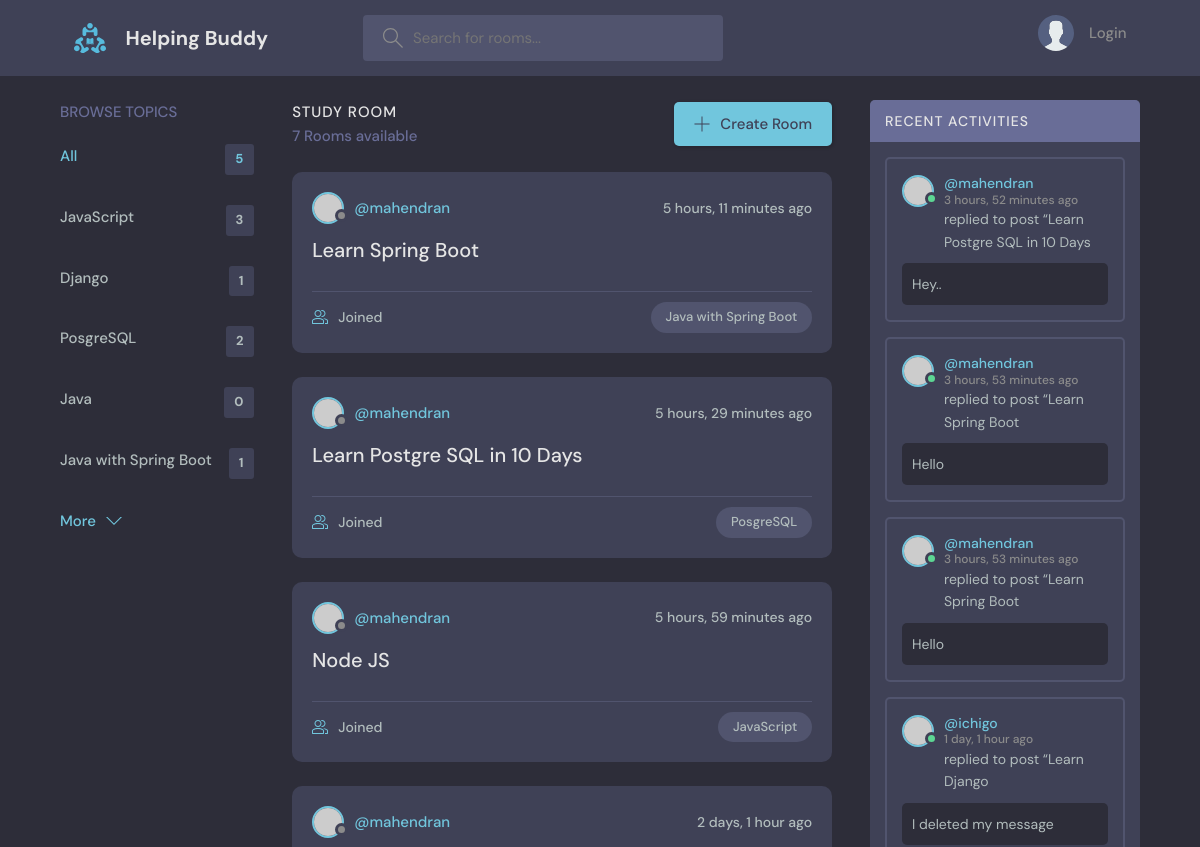
Before: / (upper part) with the older database file.
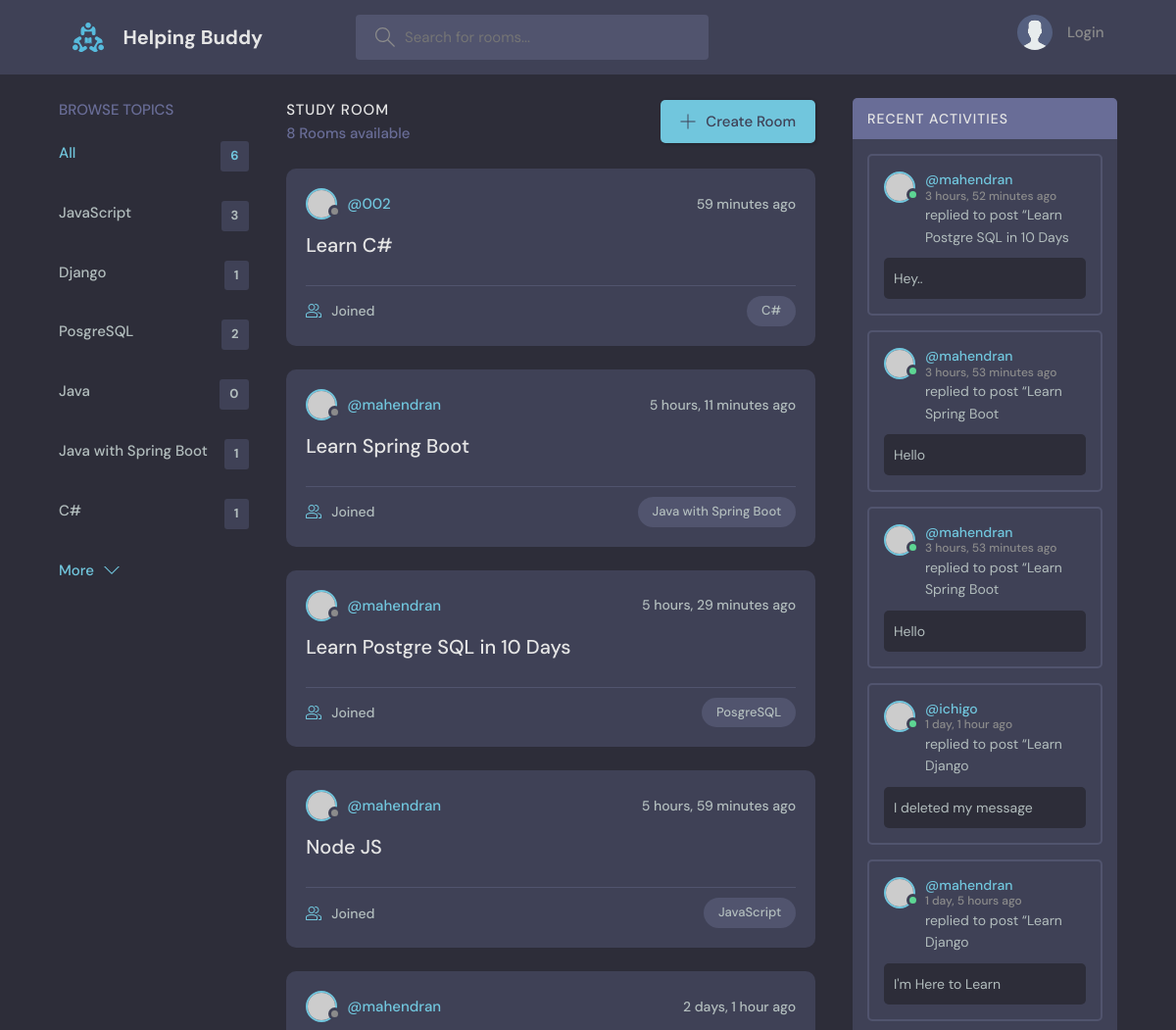
After: the same page with the newer database file.
### base/models.py (models this page shows, shortened)
class Topic(models.Model):
    name = models.CharField(max_length = 200)

class Room(models.Model):
    host = models.ForeignKey(User, on_delete = models.SET_NULL, null = True)
    topic = models.ForeignKey(Topic, on_delete = models.SET_NULL, null = True)
    name = models.CharField(max_length = 200)
    description = models.TextField(null = True, blank = True)
    participants = models.ManyToManyField(User, related_name='paricipants', blank=True)
    updated = models.DateTimeField(auto_now = True) #take snapshot of time when modified
    created = models.DateTimeField(auto_now_add = True) #take snapshot of time when created
    class Meta:
        ordering = ['-updated','-created']
    def __str__(self):
        return self.name

class Message(models.Model):
    user = models.ForeignKey(User, on_delete = models.SET_NULL, null = True)
    room = models.ForeignKey(Room, on_delete = models.SET_NULL, null = True)
    body = models.TextField()
    updated = models.DateTimeField(auto_now = True) #take snapshot of time when modified
    created = models.DateTimeField(auto_now_add = True) #take snapshot of time when created
    class Meta:
        ordering = ['-updated','-created']
    def __str__(self):
        return self.body[0:50]

### base/views.py (the view)
# urls.py: path('', views.home, name='home'),
def home(request):
    q = request.GET.get('q') if request.GET.get('q') != None else ''
    rooms = Room.objects.filter(Q(topic__name__icontains=q) | Q(name__icontains=q) | Q(description__icontains = q))
    roomCount = rooms.count()
    comments = Message.objects.all()
    topic = Topic.objects.all()
    comments = Message.objects.filter(Q(room__topic__name__icontains = q))
    context = {'rooms':rooms,"topics":topic,'room_count':roomCount,'comments':comments}
    return render(request, 'base/home.html', context)

### base/templates/base/home.html (shortened to what this page needs)
{% extends 'main.html' %}
{% block content %}
<main class="layout layout--3">
  <div class="container">
    {%include 'base/topic_component.html'%}
    <div class="roomList">
      <div class="roomList__header">
        <div>
          <h2>Study Room</h2>
          <p>{{room_count}} Rooms available</p>
        </div>
        <a class="btn btn--main" href="{% url 'create-room' %}">
          <svg version="1.1" xmlns="http://www.w3.org/2000/svg" width="32" height="32" viewBox="0 0 32 32">
            <title>add</title>
            <path
              d="M16.943 0.943h-1.885v14.115h-14.115v1.885h14.115v14.115h1.885v-14.115h14.115v-1.885h-14.115v-14.115z">
            </path>
          </svg>
          Create Room
        </a>
      </div>
      {% include "base/feed_component.html" %}
    </div>
    {% include "base/activity_component.html" %}
  </div>
</main>
{% endblock %}

### base/templates/base/topic_component.html
<div class="topics">
    <div class="topics__header">
        <h2>Browse Topics</h2>
    </div>
    <ul class="topics__list">
        <li>
            <a href="{% url 'home' %}" class="active">All <span>{{topics.count}}</span></a>
        </li>
        {% for topic in topics %}
        <li>
            <a href="{%url 'home' %}?q={{topic.name}}">{{topic.name}} <span>{{topic.room_set.all.count}}</span></a>
        </li>
        {% endfor %}
    </ul>
    <a class="btn btn--link" href="topics.html">
        More
        <svg version="1.1" xmlns="http://www.w3.org/2000/svg" width="32" height="32" viewBox="0 0 32 32">
            <title>chevron-down</title>
            <path d="M16 21l-13-13h-3l16 16 16-16h-3l-13 13z"></path>
        </svg>
    </a>
</div>

### base/templates/base/feed_component.html (shortened to what this page needs)
{% for room in rooms%}
<div class="roomListRoom">
    <div class="roomListRoom__header">
        <a href="{% url 'user-profile' room.host.id%}" class="roomListRoom__author">
            <div class="avatar avatar--small">
                <img src="https://randomuser.me/api/portraits/women/11.jpg" />
            </div>
            <span>@{{room.host.username}}</span>
        </a>
        <div class="roomListRoom__actions">
            <span>{{room.created|timesince}} ago</span>
        </div>
    </div>
    <div class="roomListRoom__content">
        <a href="{% url 'room' room.id%}">{{room.name}}</a>
    </div>
    <div class="roomListRoom__meta">
        <a href="{% url 'room' room.id%}" class="roomListRoom__joined">
            {{room.paticipants.all.count}} Joined
        </a>
        <p class="roomListRoom__topic">{{room.topic.name}}</p>
    </div>
</div>
{% endfor %}

### base/templates/base/activity_component.html (shortened to what this page needs)
<div class="activities">
    <div class="activities__header">
        <h2>Recent Activities</h2>
    </div>
    {% for comment in comments %}
    <div class="activities__box">
        <div class="activities__boxHeader roomListRoom__header">
            <a href="{% url 'user-profile' comment.user.id%}" class="roomListRoom__author">
                <div class="avatar avatar--small active">
                    <img src="https://randomuser.me/api/portraits/men/13.jpg" />
                </div>
                <p>
                    @{{comment.user}}
                    <span>{{comment.created|timesince}} ago</span>
                </p>
            </a>
        </div>
        <div class="activities__boxContent">
            <p>replied to post “<a href="{% url 'room' comment.room.id %}"></a>{{comment.room}}</p>
            <div class="activities__boxRoomContent">
                {{comment}}
            </div>
        </div>
    </div>
    {% endfor %}
</div>

Changed rows visible on the page:
added Topic: name "C#", room_set.all.count "1"
added Room: host.username "002", created "59 minutes", name "Learn C#", topic.name "C#"
now on this page (row unchanged): Message: user "mahendran", created "1 day, 5 hours", room "Learn Django", body "I'm Here to Learn"
Other visible differences:
{{ topics.count }}: "5" → "6"
{{ room_count }}: "7" → "8"
